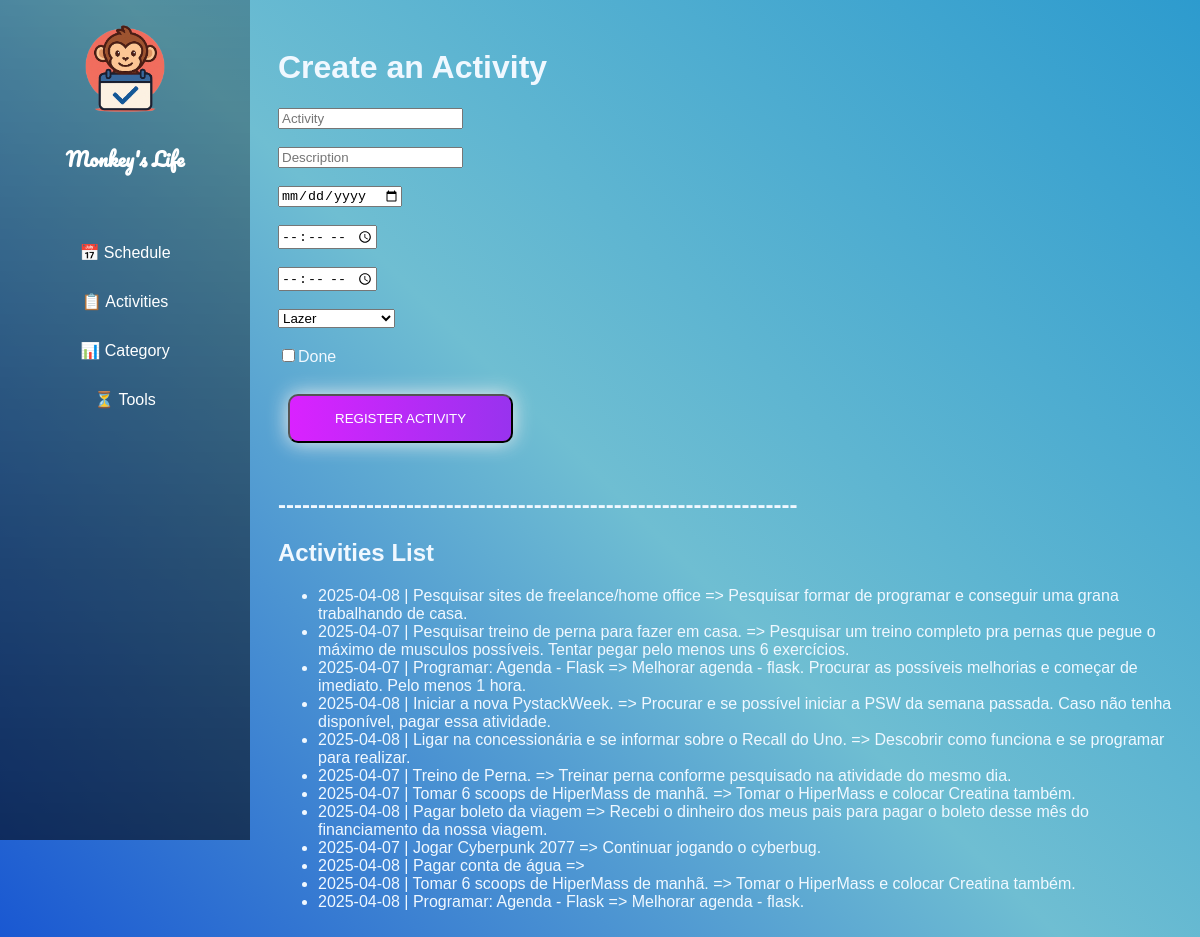
/activities/, run on an earlier commit of the app's database.
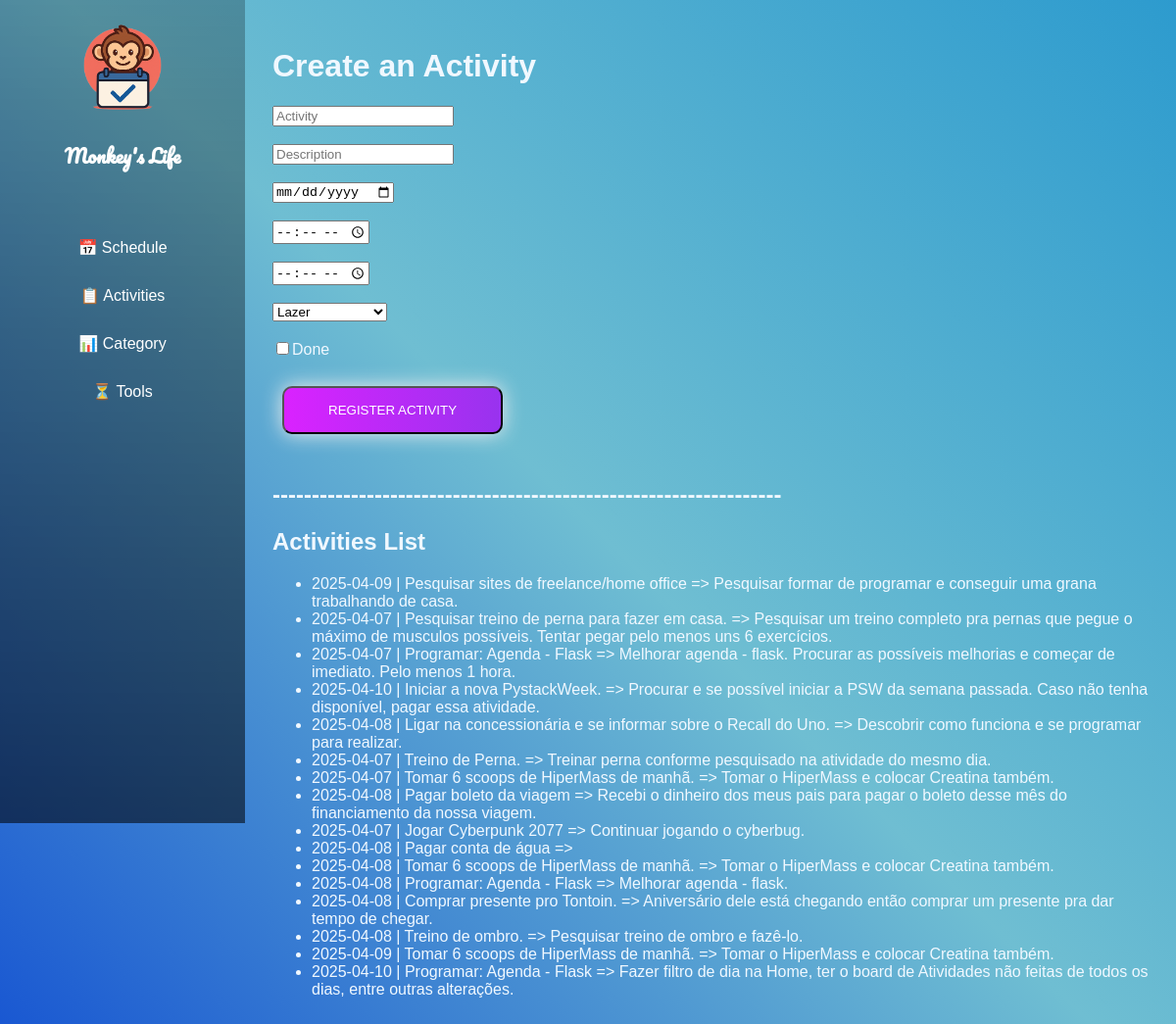
And on a later commit of the database.
### schedule/blueprints/activities/models.py (models this page shows, shortened)
class Activity(db.Model):
    __tablename__ = 'activities'
    id = db.Column(db.Integer, primary_key=True)
    name = db.Column(db.String(80), nullable=False)
    description = db.Column(db.String(200))
    date = db.Column(db.Date)
    start_time = db.Column(db.Time)
    end_time = db.Column(db.Time)
    category = db.Column(db.Integer, db.ForeignKey('categories.id'))
    done = db.Column(db.Boolean, default=False)

### schedule/blueprints/activities/routes.py (the view, shortened to what this page needs)
@activity.route('/', methods=['POST', 'GET'])
def index_activity():
    if request.method == 'GET':
        activities = Activity.query.all()
        categories = Category.query.all()
        return render_template('activities/index_activity.html', activities=activities, categories=categories)

### schedule/blueprints/activities/templates/activities/index_activity.html (shortened to what this page needs)
{% extends "base.html" %}
{% block content %}
<div class="content">
    <h1>Create an Activity</h1>
    <form action="{{ url_for('activity.index_activity') }}" method="POST">
        <input type="text" name="name" placeholder="Activity" required><br><br>
        <input type="text" name="description" placeholder="Description"><br><br>
        <input type="date" name="date" placeholder="Date"><br><br>
        <input type="time" name="start_time" placeholder="Start Time"><br><br>
        <input type="time" name="end_time" placeholder="End Time"><br><br>
        <select name="category_id">
            {% for category in categories %}
                <option value="{{ category.id }}">{{ category.name }}</option>
            {% endfor %}
        </select><br><br>
        <input type="checkbox" name="done">Done<br><br>
        <button class='btn-grad' type="submit">Register Activity</button><br>
    </form>
        <h2>-----------------------------------------------------------------</h2>
        <h2>Activities List</h2>
        <ul>
            {% for activity in activities %}
                <li>{{activity.date}} | {{activity.name}} => {{ activity.description }} </li>
            {% endfor %}
        </ul>
</div>
{% endblock %}

### schedule/templates/base.html (shortened to what this page needs)
<!DOCTYPE html>
<html lang="pt-BR">
<head>
    <link rel="stylesheet" type='text/css' href="/css/style.css">
</head>
<body>
    {% block leftbar %}
    <div class="sidebar">
        <div class="logo">
            <a href="{{ url_for('home.index') }}">
                <img src="/img/logo.png" alt="Logo do Sistema">
                <h2>Monkey's Life</h2>
            </a>
        </div>
        <ul class="menu">
            <li><a href="{{ url_for('home.index') }}">📅 Schedule</a></li>
            <li><a href="{{ url_for('activity.index_activity') }}">📋 Activities</a></li>
            <li><a href="{{ url_for('activity.index_category') }}">📊 Category</a></li>
            <li><a href="{{ url_for('tool.index') }}">⏳ Tools</a></li>
        </ul>
    </div>
    {% endblock %}
    {% block content %}{% endblock %}
</body>
</html>

### schedule/static/css/style.css (style rules this page uses)
body { background-color: #2d9bce; background-image: linear-gradient(225deg, #2d9bce 0%, #6fbed2 50%, #1856d2 100%); display: flex; min-height: 100vh; font-family: 'Montserrat', sans-serif; color: #f0f8ff; }
a, a:visited, a:hover, a:active { color: inherit; text-decoration: none; }
.logo { font-family: "Pacifico", cursive; font-weight: 400; font-style: normal; font-size: 1.6vh; text-align: center; margin-bottom: 20px; }
.logo img { width: 10vh; border-radius: 40%; }
.menu { list-style: none; width: 100%; padding: 0; }
.menu li { width: 100%; }
.menu li a { display: block; text-decoration: none; color: white; padding: 15px; font-size: 16px; text-align: center; transition: 0.3s; }
.content { margin-left: 250px; padding: 20px; flex: 1; }
.sidebar { width: 250px; height: 100vh; background: linear-gradient(to bottom, #0000003e, #0000008d); color: white; display: flex; flex-direction: column; align-items: center; padding: 20px 0; position: fixed; left: 0; top: 0; }
.btn-grad { background-image: linear-gradient(to right, #DA22FF 0%, #9733EE 51%, #DA22FF 100%) }
.btn-grad { margin: 10px; padding: 15px 45px; text-align: center; text-transform: uppercase; transition: 0.5s; background-size: 200% auto; color: white; box-shadow: 0 0 20px #eee; border-radius: 10px; display: block; }

What changed in the data, as far as the page shows it:
changed Activity "Pesquisar sites de freelance/home office": date "2025-04-08" → "2025-04-09"
changed Activity "Iniciar a nova PystackWeek.": date "2025-04-08" → "2025-04-10"
added Activity: date "2025-04-08", name "Comprar presente pro Tontoin.", description "Aniversário dele está chegando então comprar um presente pra dar tempo de chegar."
added Activity: date "2025-04-08", name "Treino de ombro.", description "Pesquisar treino de ombro e fazê-lo."
added Activity: date "2025-04-09", name "Tomar 6 scoops de HiperMass de manhã.", description "Tomar o HiperMass e colocar Creatina também."
added Activity: date "2025-04-10", name "Programar: Agenda - Flask", description "Fazer filtro de dia na Home, ter o board de Atividades não feitas de todos os dias, entre outras alterações."
